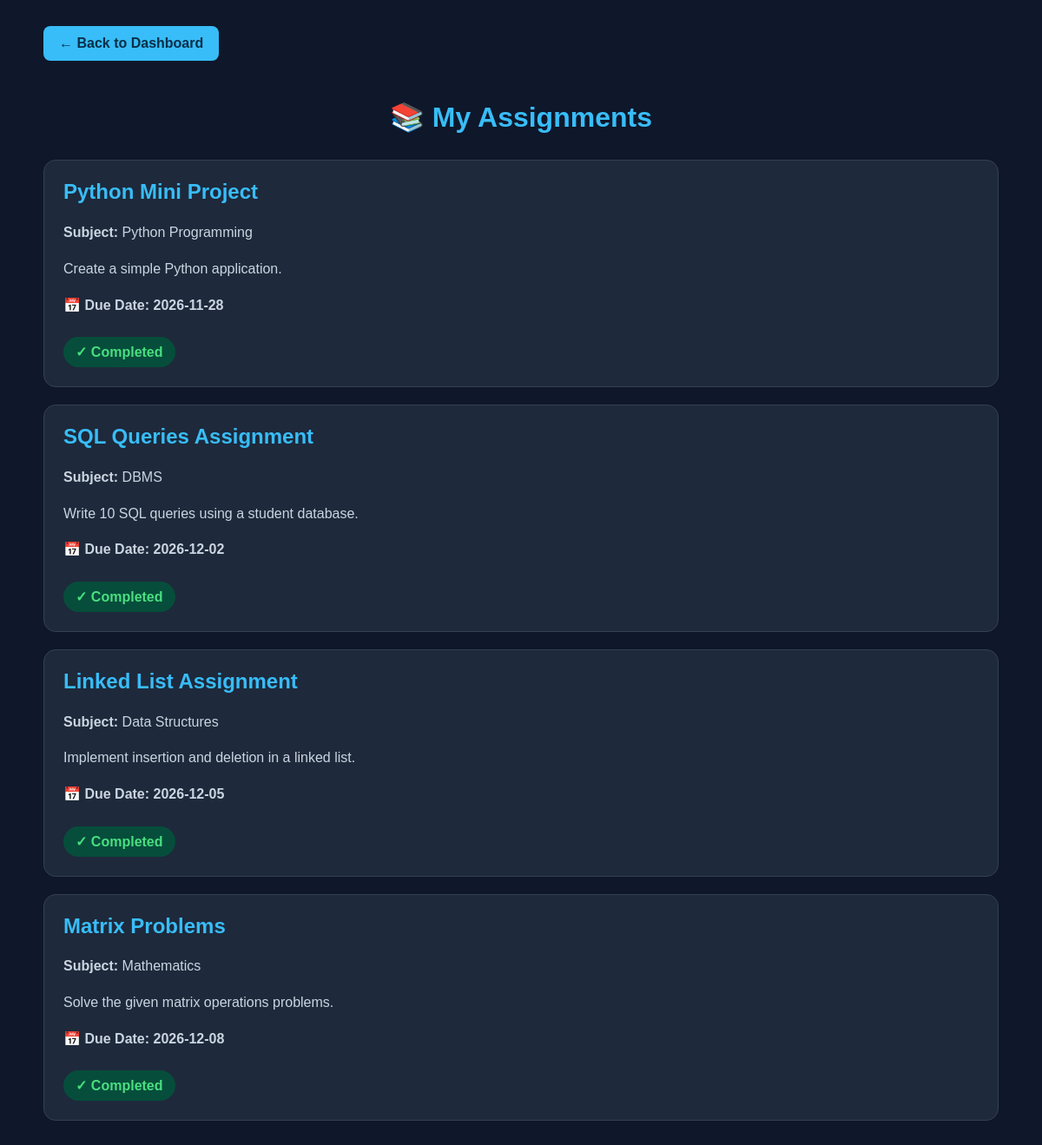
Screenshot of /assignments (signed in) with the database file from the repository.
### tables this page shows
CREATE TABLE assignments (
            id INTEGER PRIMARY KEY AUTOINCREMENT,
            enrollment_number TEXT NOT NULL,
            subject TEXT NOT NULL,
            title TEXT NOT NULL,
            description TEXT,
            due_date TEXT NOT NULL,
            status TEXT DEFAULT 'Pending'
        );

### app.py (the view)
@app.route("/assignments")
def assignments():
    if "enrollment" not in session:
        return redirect(url_for("home"))
    connection = sqlite3.connect("smart_campus.db")
    connection.row_factory = sqlite3.Row
    cursor = connection.cursor()
    cursor.execute("""
        SELECT *
        FROM assignments
        WHERE enrollment_number = ?
    """, (session["enrollment"],))
    assignments_data = cursor.fetchall()
    connection.close()
    today = date.today().isoformat()
    due_soon = (date.today() + timedelta(days=2)).isoformat()
    return render_template(
        "assignments.html",
        assignments=assignments_data,
        today=today,
        due_soon=due_soon
    )

### templates/assignments.html (shortened to what this page needs)
<!DOCTYPE html>
<html>
<head>
</head>
<body>
<div class="container">
    <a href="/dashboard" class="back-btn">← Back to Dashboard</a>
    <h1>📚 My Assignments</h1>
    {% if assignments %}
        {% for assignment in assignments %}
        <div class="assignment-card">
            <h2>{{ assignment['title'] }}</h2>
            <p><strong>Subject:</strong> {{ assignment['subject'] }}</p>
            <p>{{ assignment['description'] }}</p>
            <p class="due-date">
                📅 Due Date: {{ assignment['due_date'] }}
            </p>
            {% if assignment['status'] == 'Completed' %}
                <span class="status completed">
                    ✓ Completed
                </span>
            {% endif %}
        </div>
        {% endfor %}
    {% else %}
        <div class="empty">
            <h2>No Assignments Found</h2>
            <p>Currently you don't have any assignments.</p>
        </div>
    {% endif %}
</div>
</body>
</html>

### templates/assignments.html (style rules this page uses)
* { box-sizing: border-box; }
body { margin: 0; padding: 30px; font-family: Arial, sans-serif; background: #0f172a; color: white; }
h1 { text-align: center; margin-bottom: 30px; color: #38bdf8; }
.container { max-width: 1100px; margin: auto; }
.assignment-card { background: #1e293b; padding: 22px; margin-bottom: 20px; border-radius: 14px; border: 1px solid #334155; transition: 0.3s; }
.assignment-card h2 { margin-top: 0; color: #38bdf8; }
.assignment-card p { color: #cbd5e1; line-height: 1.6; }
.due-date { color: #fbbf24; font-weight: bold; }
.status { display: inline-block; padding: 8px 14px; border-radius: 20px; font-weight: bold; margin-top: 8px; }
.completed { background: #064e3b; color: #4ade80; }
.back-btn { display: inline-block; text-decoration: none; background: #38bdf8; color: #082f49; padding: 11px 18px; border-radius: 8px; margin-bottom: 25px; font-weight: bold; }

### rows the page displays
assignments: title "Python Mini Project", subject "Python Programming", description "Create a simple Python application.", due_date "2026-11-28", status "✓ Completed"
assignments: title "SQL Queries Assignment", subject "DBMS", description "Write 10 SQL queries using a student database.", due_date "2026-12-02", status "✓ Completed"
assignments: title "Linked List Assignment", subject "Data Structures", description "Implement insertion and deletion in a linked list.", due_date "2026-12-05", status "✓ Completed"
assignments: title "Matrix Problems", subject "Mathematics", description "Solve the given matrix operations problems.", due_date "2026-12-08", status "✓ Completed"
